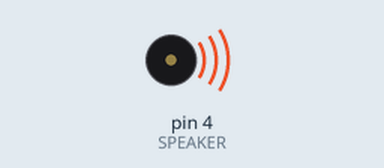
Recording of a sketch running on a simulated Arduino Uno, built with avr-gcc and run on an emulated ATmega328P. On the bench: buzzer (waves = sounding).

Above: at 0.2 s.
At 5.39 s:
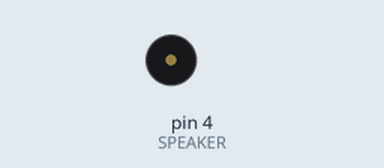
Timing chart, 0 to 6.2 s (numbered marks = the images above):
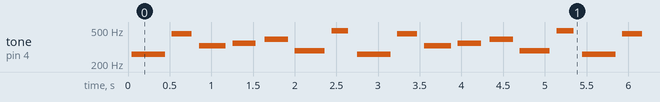

The sketch:

arduino_speaker.ino
```cpp
/*macro definition of Speaker pin*/
#define SPEAKER 4

int BassTab[]={1911,1102,1516,1431,1275,1736,1012};//bass 1~7

void setup()
{
  pinInit();
}
void loop()
{
  /*sound bass 1~7*/
  for(int note_index=0;note_index<7;note_index++)
    {
      sound(note_index);
    delay(100);
    }
}
void pinInit()
{
  pinMode(SPEAKER,OUTPUT);
  digitalWrite(SPEAKER,LOW);
}
void sound(uint8_t note_index)
{
  for(int i=0;i<100;i++)
  {
    digitalWrite(SPEAKER,HIGH);
    delayMicroseconds(BassTab[note_index]);
    digitalWrite(SPEAKER,LOW);
    delayMicroseconds(BassTab[note_index]);
  }
}
```

Measured:
- by itself, tone on pin 4 (SPEAKER): repeats every 2.7 s: silent 0.08 s, 452 Hz 0.24 s, silent 0.09 s, 329 Hz 0.32 s, silent 0.08 s, 349 Hz 0.28 s, silent 0.11 s, 391 Hz 0.28 s, silent 0.08 s, 287 Hz 0.36 s, silent 0.09 s, 492 Hz 0.20 s, silent 0.11 s, 261 Hz 0.40 s
